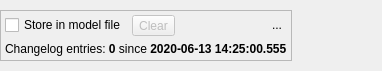
<?xml version="1.0" encoding="UTF-8"?>
<ui version="4.0">
 <class>ChangelogWidget</class>
 <widget class="QWidget" name="ChangelogWidget">
  <property name="geometry">
   <rect>
    <x>0</x>
    <y>0</y>
    <width>382</width>
    <height>71</height>
   </rect>
  </property>
  <property name="minimumSize">
   <size>
    <width>0</width>
    <height>0</height>
   </size>
  </property>
  <property name="maximumSize">
   <size>
    <width>16777215</width>
    <height>16777215</height>
   </size>
  </property>
  <property name="windowTitle">
   <string>Form</string>
  </property>
  <property name="autoFillBackground">
   <bool>true</bool>
  </property>
  <layout class="QVBoxLayout" name="verticalLayout">
   <property name="leftMargin">
    <number>0</number>
   </property>
   <property name="topMargin">
    <number>0</number>
   </property>
   <property name="rightMargin">
    <number>0</number>
   </property>
   <property name="bottomMargin">
    <number>0</number>
   </property>
   <item>
    <widget class="QFrame" name="frame">
     <property name="sizePolicy">
      <sizepolicy hsizetype="Fixed" vsizetype="Fixed">
       <horstretch>0</horstretch>
       <verstretch>0</verstretch>
      </sizepolicy>
     </property>
     <property name="minimumSize">
      <size>
       <width>0</width>
       <height>0</height>
      </size>
     </property>
     <property name="frameShape">
      <enum>QFrame::StyledPanel</enum>
     </property>
     <property name="frameShadow">
      <enum>QFrame::Raised</enum>
     </property>
     <layout class="QGridLayout" name="gridLayout">
      <property name="leftMargin">
       <number>4</number>
      </property>
      <property name="topMargin">
       <number>4</number>
      </property>
      <property name="rightMargin">
       <number>4</number>
      </property>
      <property name="bottomMargin">
       <number>4</number>
      </property>
      <item row="0" column="0">
       <widget class="QCheckBox" name="persisted_chk">
        <property name="sizePolicy">
         <sizepolicy hsizetype="Preferred" vsizetype="Fixed">
          <horstretch>0</horstretch>
          <verstretch>0</verstretch>
         </sizepolicy>
        </property>
        <property name="toolTip">
         <string>Toggles the saving of the changelog to database model file.</string>
        </property>
        <property name="text">
         <string>Store in model file</string>
        </property>
       </widget>
      </item>
      <item row="0" column="1">
       <widget class="QToolButton" name="clear_tb">
        <property name="enabled">
         <bool>false</bool>
        </property>
        <property name="sizePolicy">
         <sizepolicy hsizetype="Fixed" vsizetype="Preferred">
          <horstretch>0</horstretch>
          <verstretch>0</verstretch>
         </sizepolicy>
        </property>
        <property name="minimumSize">
         <size>
          <width>0</width>
          <height>0</height>
         </size>
        </property>
        <property name="toolTip">
         <string>Clears the entire changelog.</string>
        </property>
        <property name="text">
         <string>Clear</string>
        </property>
        <property name="icon">
         <iconset resource="../res/resources.qrc">
          <normaloff>:/icones/icones/limpartexto.png</normaloff>:/icones/icones/limpartexto.png</iconset>
        </property>
        <property name="iconSize">
         <size>
          <width>22</width>
          <height>22</height>
         </size>
        </property>
        <property name="shortcut">
         <string>Shift+Del</string>
        </property>
        <property name="toolButtonStyle">
         <enum>Qt::ToolButtonTextBesideIcon</enum>
        </property>
        <property name="autoRaise">
         <bool>false</bool>
        </property>
       </widget>
      </item>
      <item row="0" column="4">
       <widget class="QToolButton" name="hide_tb">
        <property name="minimumSize">
         <size>
          <width>20</width>
          <height>20</height>
         </size>
        </property>
        <property name="maximumSize">
         <size>
          <width>20</width>
          <height>20</height>
         </size>
        </property>
        <property name="toolTip">
         <string>Hide this widget</string>
        </property>
        <property name="text">
         <string>...</string>
        </property>
        <property name="icon">
         <iconset resource="../res/resources.qrc">
          <normaloff>:/icones/icones/fechar1.png</normaloff>:/icones/icones/fechar1.png</iconset>
        </property>
        <property name="autoRaise">
         <bool>true</bool>
        </property>
       </widget>
      </item>
      <item row="0" column="2" colspan="2">
       <spacer name="horizontalSpacer">
        <property name="orientation">
         <enum>Qt::Horizontal</enum>
        </property>
        <property name="sizeType">
         <enum>QSizePolicy::Expanding</enum>
        </property>
        <property name="sizeHint" stdset="0">
         <size>
          <width>20</width>
          <height>20</height>
         </size>
        </property>
       </spacer>
      </item>
      <item row="1" column="0" colspan="5">
       <widget class="QLabel" name="label">
        <property name="text">
         <string>Changelog entries: &lt;strong&gt;0&lt;/strong&gt; since &lt;strong&gt;2020-06-13 14:25:00.555&lt;/strong&gt;</string>
        </property>
       </widget>
      </item>
     </layout>
    </widget>
   </item>
  </layout>
 </widget>
 <resources>
  <include location="../res/resources.qrc"/>
 </resources>
 <connections/>
</ui>
